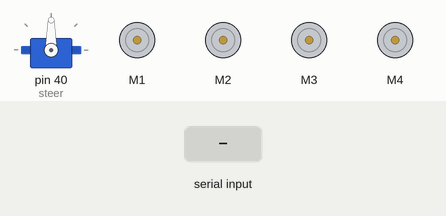
Simulated run of this sketch. Board: Arduino Mega 2560, built with avr-gcc and run on an emulated ATmega2560. Shown: servo, 4 × DC motor (green arrow = forward, orange = backward, longer = faster). The test bench sets the inputs (shaded band).

Above: at 1.2 s.
1.3 s: "w" received over the second serial link
At 2.5 s:
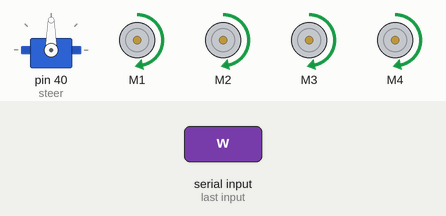
2.8 s: "s" received over the second serial link
At 3.7 s:
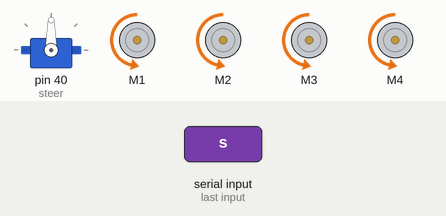
4.3 s: "a" received over the second serial link
At 4.8 s:
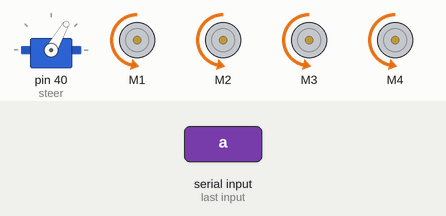
5.8 s: "d" received over the second serial link
At 7.0 s:
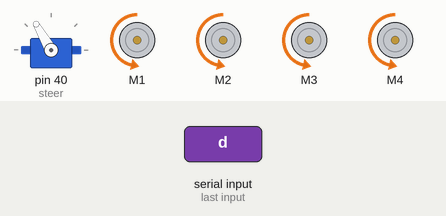
7.3 s: "x" received over the second serial link
At 8.3 s:
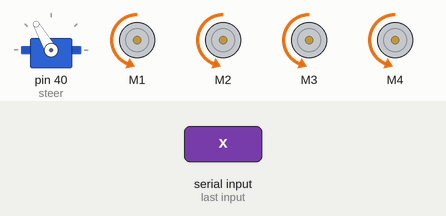
8.8 s: "z" received over the second serial link
At 9.4 s:
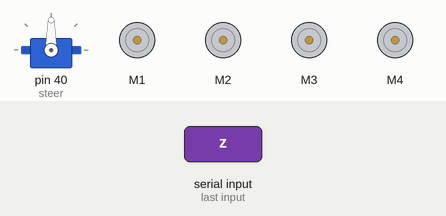
Timing chart, 0 to 11.3 s (numbered marks = the images above; inputs shaded):
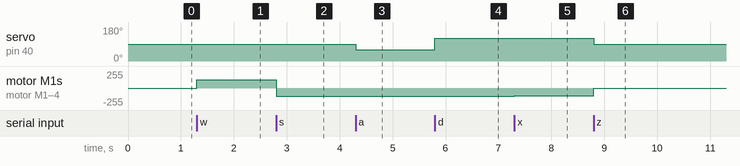

The sketch:

car1.ino
```cpp
#include <AFMotor.h>
#include <Servo.h>

Servo left;
Servo right;
Servo steer;
int buff;
int SPEED = 125;
long lastMotor = 0;

AF_DCMotor motors[4] = {
  AF_DCMotor (1),
  AF_DCMotor (2),
  AF_DCMotor (3),
  AF_DCMotor (4)
  };


  void setup(){
   // Serial.begin(115200);
    Serial1.begin(9600);

    steer.attach(40);
    for(int x = 0; x < 4; x++) motors[x].setSpeed(SPEED);
    Serial.print("Initialized");
  }

void loop(){
  if(Serial1.available()) buff = Serial1.read();
  else buff = 0;
  if(buff == 'w'){
    for(int x = 0; x < 4; x++) motors[x].run(FORWARD);
  }
  else if(buff == 's'){
    //Serial.println("BACKWARD");
    for(int x = 0; x < 4; x++) motors[x].run(BACKWARD);
  }
  else if(buff == 'z'){
    for(int x = 0; x < 4; x++) motors[x].run(RELEASE);
  }
  if(buff == 'a'){
    //Serial.println("LEFT");
    if(steer.read()!= 60) steer.write(60);
  }
  else if(buff == 'd'){
   // Serial.println("RIGHT");
    if(steer.read()!= 120) steer.write(120);
  }
  else if(buff == 'z'){
    if(steer.read() != 90) steer.write(90);
  }
  else if(buff == 'c'){
    if(SPEED != 145 && SPEED < 145){
      SPEED += 10;
      for(int x = 0; x < 4; x++) motors[x].setSpeed(SPEED);
    }
  }
   else if(buff == 'x'){
     if(SPEED != 5 && SPEED > 5){
       SPEED -= 10;
       for(int x = 0; x < 4; x++) motors[x].setSpeed(SPEED);
     }
   }
}
```

Measured:
- after the input at 1.3 s, motor M1–4: stopped → forward 125/255 at once
- after the input at 2.8 s, motor M1–4: forward 125/255 → backward 125/255 at once
- after the input at 4.3 s, servo on pin 40 (steer): 90° → 60° at once
- after the input at 5.8 s, servo on pin 40 (steer): 60° → 120° at once
- after the input at 7.3 s, motor M1–4: backward 125/255 → backward 115/255 at once
- after the input at 8.8 s, servo on pin 40 (steer): 120° → 90° at once; motor M1–4: backward 115/255 → stopped at once
